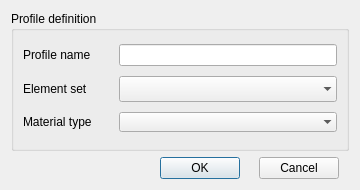
<?xml version="1.0" encoding="UTF-8"?>
<ui version="4.0">
 <class>MatAssign</class>
 <widget class="QDialog" name="MatAssign">
  <property name="geometry">
   <rect>
    <x>0</x>
    <y>0</y>
    <width>360</width>
    <height>190</height>
   </rect>
  </property>
  <property name="minimumSize">
   <size>
    <width>360</width>
    <height>190</height>
   </size>
  </property>
  <property name="maximumSize">
   <size>
    <width>360</width>
    <height>210</height>
   </size>
  </property>
  <property name="windowTitle">
   <string>Material assignment</string>
  </property>
  <property name="windowIcon">
   <iconset resource="icons.qrc">
    <normaloff>:/icons/matAssign.png</normaloff>:/icons/matAssign.png</iconset>
  </property>
  <layout class="QVBoxLayout" name="verticalLayout_2">
   <item>
    <widget class="QGroupBox" name="groupBox">
     <property name="title">
      <string>Profile definition</string>
     </property>
     <layout class="QVBoxLayout" name="verticalLayout">
      <item>
       <layout class="QHBoxLayout" name="horizontalLayout_4">
        <item>
         <widget class="QLabel" name="label_3">
          <property name="minimumSize">
           <size>
            <width>90</width>
            <height>0</height>
           </size>
          </property>
          <property name="maximumSize">
           <size>
            <width>90</width>
            <height>16777215</height>
           </size>
          </property>
          <property name="text">
           <string>Profile name</string>
          </property>
         </widget>
        </item>
        <item>
         <widget class="QLineEdit" name="lineEdit">
          <property name="frame">
           <bool>true</bool>
          </property>
         </widget>
        </item>
       </layout>
      </item>
      <item>
       <layout class="QHBoxLayout" name="horizontalLayout">
        <item>
         <widget class="QLabel" name="label">
          <property name="minimumSize">
           <size>
            <width>90</width>
            <height>0</height>
           </size>
          </property>
          <property name="maximumSize">
           <size>
            <width>90</width>
            <height>16777215</height>
           </size>
          </property>
          <property name="text">
           <string>Element set</string>
          </property>
         </widget>
        </item>
        <item>
         <widget class="QComboBox" name="comboBox">
          <property name="minimumSize">
           <size>
            <width>0</width>
            <height>26</height>
           </size>
          </property>
          <property name="maximumSize">
           <size>
            <width>16777215</width>
            <height>26</height>
           </size>
          </property>
          <property name="frame">
           <bool>false</bool>
          </property>
         </widget>
        </item>
       </layout>
      </item>
      <item>
       <layout class="QHBoxLayout" name="horizontalLayout_2">
        <item>
         <widget class="QLabel" name="label_2">
          <property name="minimumSize">
           <size>
            <width>90</width>
            <height>0</height>
           </size>
          </property>
          <property name="maximumSize">
           <size>
            <width>90</width>
            <height>16777215</height>
           </size>
          </property>
          <property name="text">
           <string>Material type</string>
          </property>
         </widget>
        </item>
        <item>
         <widget class="QComboBox" name="comboBox_2">
          <property name="frame">
           <bool>false</bool>
          </property>
         </widget>
        </item>
       </layout>
      </item>
     </layout>
    </widget>
   </item>
   <item>
    <layout class="QHBoxLayout" name="horizontalLayout_3">
     <item>
      <spacer name="horizontalSpacer">
       <property name="orientation">
        <enum>Qt::Horizontal</enum>
       </property>
       <property name="sizeHint" stdset="0">
        <size>
         <width>40</width>
         <height>20</height>
        </size>
       </property>
      </spacer>
     </item>
     <item>
      <widget class="QPushButton" name="pushButton">
       <property name="text">
        <string>OK</string>
       </property>
      </widget>
     </item>
     <item>
      <spacer name="horizontalSpacer_2">
       <property name="orientation">
        <enum>Qt::Horizontal</enum>
       </property>
       <property name="sizeType">
        <enum>QSizePolicy::Fixed</enum>
       </property>
       <property name="sizeHint" stdset="0">
        <size>
         <width>13</width>
         <height>20</height>
        </size>
       </property>
      </spacer>
     </item>
     <item>
      <widget class="QPushButton" name="pushButton_2">
       <property name="text">
        <string>Cancel</string>
       </property>
      </widget>
     </item>
     <item>
      <spacer name="horizontalSpacer_3">
       <property name="orientation">
        <enum>Qt::Horizontal</enum>
       </property>
       <property name="sizeType">
        <enum>QSizePolicy::Fixed</enum>
       </property>
       <property name="sizeHint" stdset="0">
        <size>
         <width>10</width>
         <height>20</height>
        </size>
       </property>
      </spacer>
     </item>
    </layout>
   </item>
  </layout>
 </widget>
 <resources>
  <include location="icons.qrc"/>
 </resources>
 <connections/>
</ui>
